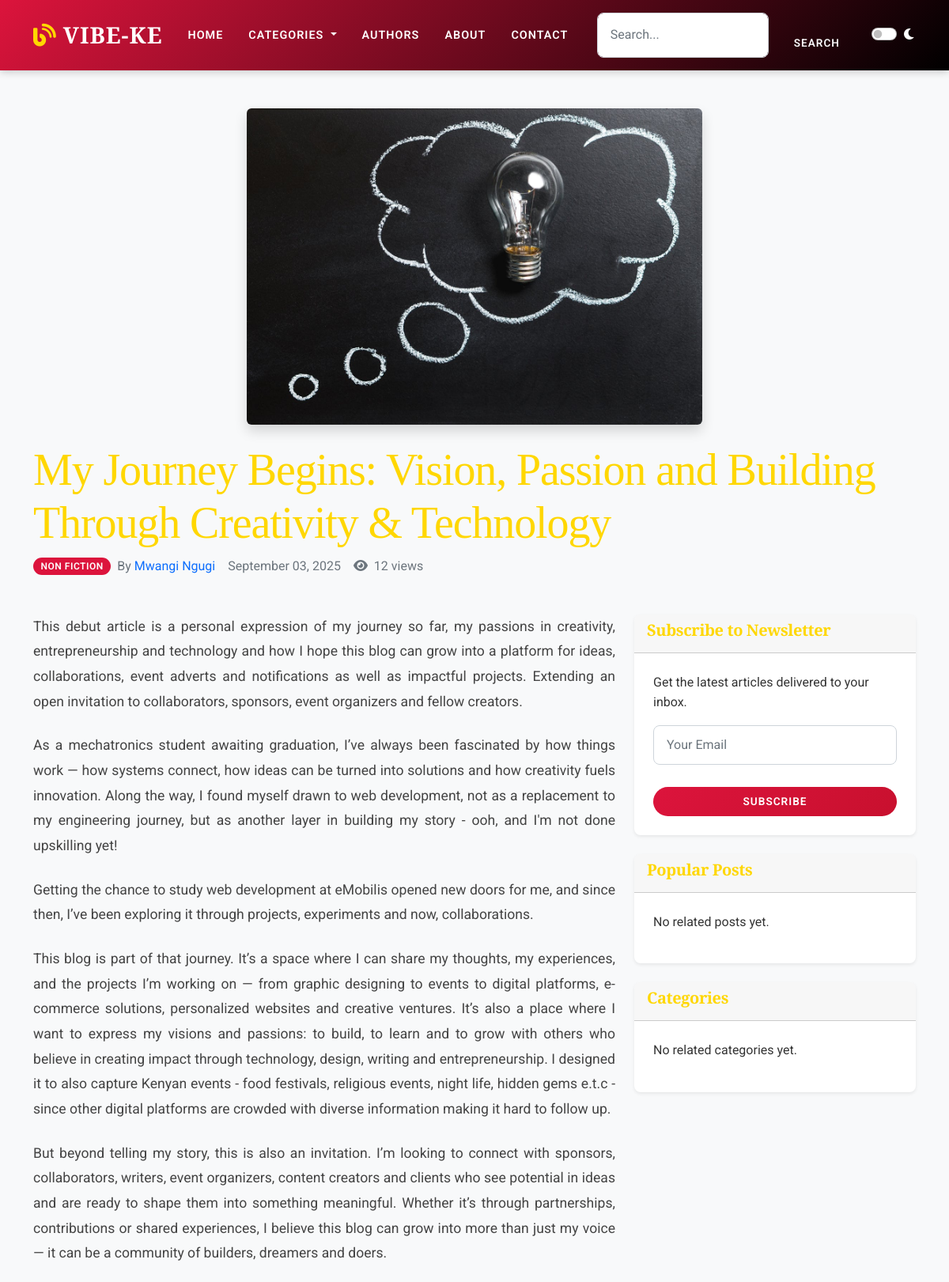
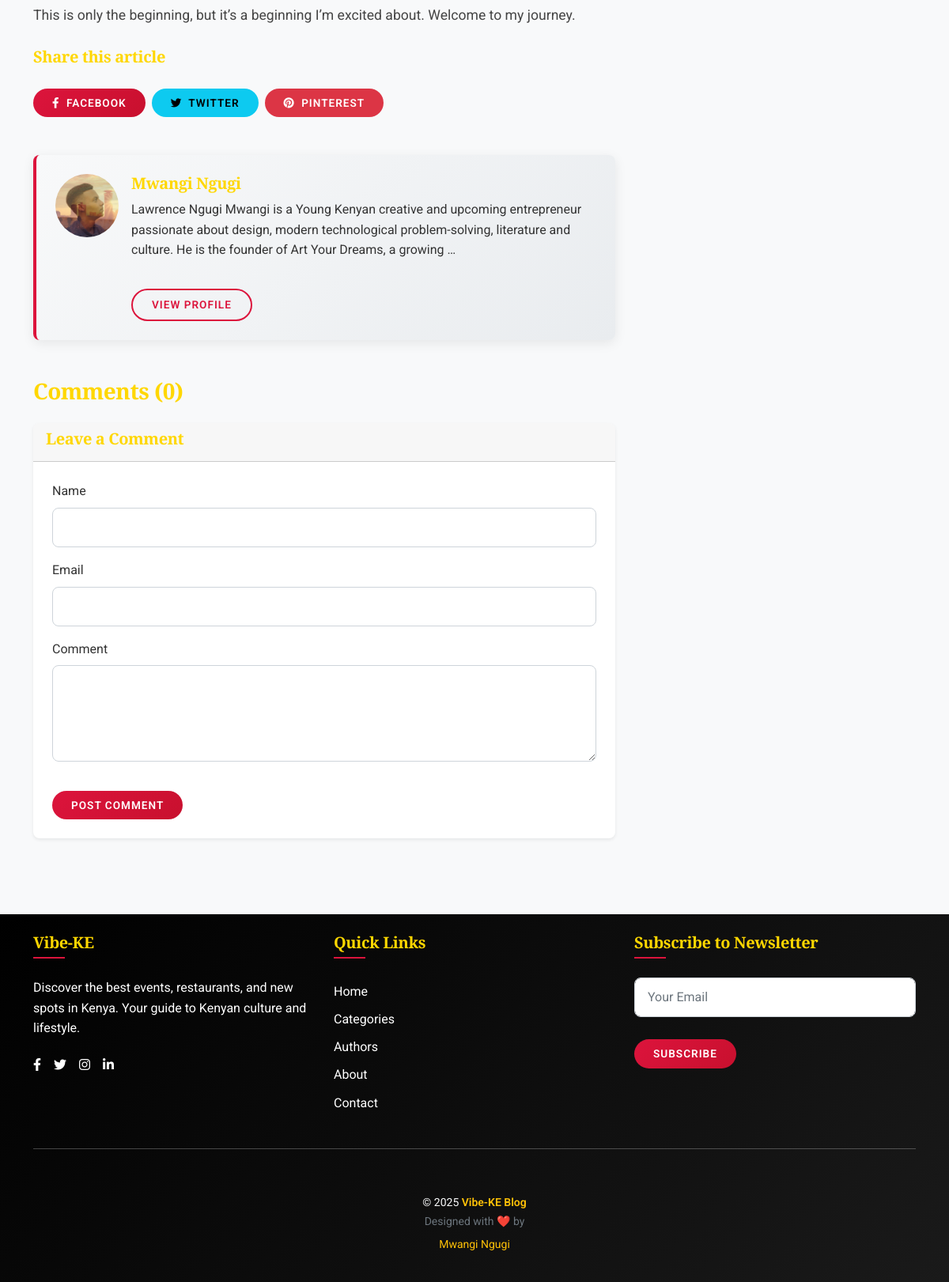
/article/vision-passion-and-building-through-creativity-technology/, run on the app's committed database (2 pictures, top to bottom).
### articles/models.py (models this page shows, shortened)
class Article(models.Model):
    title = models.CharField(max_length=200)
    slug = models.SlugField(max_length=200, unique=True, blank=True)
    excerpt = models.TextField(blank=True, help_text="Short summary of the article")
    content = models.TextField(help_text="Main content of the article")
    author = models.ForeignKey(Author, on_delete=models.CASCADE, related_name='articles')
    category = models.ForeignKey(Category, on_delete=models.CASCADE, related_name='articles')
    featured_image = models.ImageField(upload_to='articles/images/', blank=True, null=True)
    is_featured = models.BooleanField(default=False, help_text="Is this a featured article?")
    is_published = models.BooleanField(default=False, help_text="Is this article published?")
    published_date = models.DateTimeField(blank=True, null=True, help_text="Date when published")
    created_date = models.DateTimeField(auto_now_add=True)
    updated_date = models.DateTimeField(auto_now=True)
    view_count = models.PositiveIntegerField(default=0, help_text="Number of views")
    class Meta:
        ordering = ['-created_date']
        verbose_name_plural = "Articles"
    def save(self, *args, **kwargs):
        if not self.slug:
            self.slug = slugify(self.title)
        super().save(*args, **kwargs)
    def get_related_articles(self, count=3):
        return Article.objects.filter(
            category=self.category,
            is_published=True
        ).exclude(id=self.id)[:count]

### categories/models.py (models this page shows, shortened)
class Category(models.Model):
    name = models.CharField(max_length=100, unique=True)
    slug = models.SlugField(max_length=100, unique=True, blank=True)
    description = models.TextField(blank=True, help_text="Description of the category")
    icon = models.CharField(max_length=50, blank=True, help_text="Icon class for UI representation (e.g., fas fa-utensils)")
    order = models.IntegerField(default=0, help_text="Display order (lower numbers first)")
    is_active = models.BooleanField(default=True)
    created_date = models.DateTimeField(auto_now_add=True)
    updated_date = models.DateTimeField(auto_now=True)
    class Meta:
        verbose_name_plural = "Categories"
        ordering = ['order', 'name']

### authors/models.py (models this page shows, shortened)
class Author(AbstractUser):
    bio = models.TextField(blank=True, help_text="Author's biography")
    profile_image = models.ImageField(upload_to='authors/profiles/', blank=True, null=True)
    date_joined = models.DateTimeField(auto_now_add=True)
    is_active = models.BooleanField(default=True)
    def get_absolute_url(self):
        return reverse('authors:author_detail', kwargs={'pk': self.pk})

### articles/views.py (the view)
# urls.py: path('article/<slug:slug>/', views.article_detail, name='article_detail'),
def article_detail(request, slug):
    article = get_object_or_404(Article, slug=slug, is_published=True)
    related_articles = article.get_related_articles()
    article.view_count += 1
    article.save(update_fields=['view_count'])
    x_forwarded_for = request.META.get('HTTP_X_FORWARDED_FOR')
    if x_forwarded_for:
        ip_address = x_forwarded_for.split(',')[0]
    else:
        ip_address = request.META.get('REMOTE_ADDR')
    user_agent = request.META.get('HTTP_USER_AGENT', '')
    ArticleView.objects.create(
        article=article,
        ip_address=ip_address,
        user_agent=user_agent
    )
    approved_comments = article.comments.filter(is_approved=True)
    approved_comments_count = approved_comments.count()
    popular_posts = (
        article.category.articles.filter(is_published=True)
        .exclude(id=article.id)[:3]  # Exclude current article, limit 3
    )
    context = {
        'article': article,
        'related_articles': related_articles,
        'approved_comments': approved_comments,
        'approved_comments_count': approved_comments_count,
        'popular_posts': popular_posts,
    }
    return render(request, "articles/article_detail.html", context)

### templates/articles/article_detail.html (shortened to what this page needs)
{% extends 'base.html' %}  {% block content %}
<article class="py-5">
  <div class="container">
    <header class="mb-5">
      {% if article.featured_image %}
      <div class="text-center mb-4">
        <img
          src="{{ article.featured_image.url }}"
          class="img-fluid rounded shadow"
          alt="{{ article.title }}"
          style="max-height: 400px; object-fit: cover"
        />
      </div>
      {% endif %}
      <h1 class="display-4">{{ article.title }}</h1>
      <div class="d-flex flex-wrap align-items-center text-muted mb-3">
        <span class="badge bg-primary me-2">{{ article.category.name }}</span>
        <span class="me-3"
          >By
          <a href="{{ article.author.get_absolute_url }}"
            >{{ article.author.get_full_name }}</a
          ></span
        >
        <span class="me-3">{{ article.published_date|date:"F d, Y" }}</span>
        <span
          ><i class="fas fa-eye me-1"></i> {{ article.view_count }} views</span
        >
      </div>
    </header>
    <div class="row">
      <div class="col-lg-8">
        <div class="article-content">{{ article.excerpt|linebreaks }}</div>
        <div class="article-content">{{ article.content|linebreaks }}</div>
        <div class="mt-4">
          <h5>Share this article</h5>
          <div class="d-flex">
            <a href="#" class="btn btn-primary me-2"
              ><i class="fab fa-facebook-f me-1"></i> Facebook</a
            >
            <a href="#" class="btn btn-info me-2"
              ><i class="fab fa-twitter me-1"></i> Twitter</a
            >
            <a href="#" class="btn btn-danger"
              ><i class="fab fa-pinterest me-1"></i> Pinterest</a
            >
          </div>
        </div>
        <div class="card my-5 author-bio-card">
          <div class="card-body">
            <div class="d-flex">
              {% if article.author.profile_image %}
              <img
                src="{{ article.author.profile_image.url }}"
                class="rounded-circle me-3"
                alt="{{ article.author.get_full_name }}"
                style="width: 80px; height: 80px; object-fit: cover"
              />
              {% endif %}
              <div>
                <h5 class="card-title">{{ article.author.get_full_name }}</h5>
                <p class="card-text">
                  {{ article.author.bio|truncatewords:30 }}
                </p>
                <a
                  href="{{ article.author.get_absolute_url }}"
                  class="btn btn-outline-primary btn-sm"
                  >View Profile</a
                >
              </div>
            </div>
          </div>
        </div>
        <div id="comments" class="my-5">
          <h3>Comments ({{ approved_comments_count }})</h3>
          <div class="card mt-4 shadow-sm">
            <div class="card-header">
              <h5>Leave a Comment</h5>
            </div>
            <div class="card-body">
              <form
                action="{% url 'comments:add_comment' article.slug %}"
                method="post"
              >
                <div class="mb-3">
                  <label for="name" class="form-label">Name</label>
                  <input
                    type="text"
                    class="form-control"
                    id="name"
                    name="name"
                    required
                  />
                </div>
                <div class="mb-3">
                  <label for="email" class="form-label">Email</label>
                  <input
                    type="email"
                    class="form-control"
                    id="email"
                    name="email"
                    required
                  />
                </div>
                <div class="mb-3">
                  <label for="content" class="form-label">Comment</label>
                  <textarea
                    class="form-control"
                    id="content"
                    name="content"
                    rows="4"
                    required
                  ></textarea>
                </div>
                <button type="submit" class="btn btn-primary">
                  Post Comment
                </button>
              </form>
            </div>
          </div>
        </div>
      </div>
      <div class="col-lg-4">
        <div class="sticky-top" style="top: 100px">
          <div class="card mb-4 shadow-sm">
            <div class="card-header">
              <h5>Subscribe to Newsletter</h5>
            </div>
            <div class="card-body">
              <p>Get the latest articles delivered to your inbox.</p>
              <form action="{% url 'newsletter:subscribe' %}" method="post">
                <div class="mb-2">
                  <input
                    type="email"
                    name="email"
                    class="form-control"
                    placeholder="Your Email"
                    required
                  />
                </div>
                <button type="submit" class="btn btn-primary w-100">
                  Subscribe
                </button>
              </form>
            </div>
          </div>
          <div class="card mb-4 shadow-sm">
            <div class="card-header">
              <h5>Popular Posts</h5>
            </div>
            <div class="card-body">
              {% for popular_article in popular_posts %}
              <div class="d-flex mb-3">
                {% if popular_article.featured_image %}
                <img
                  src="{{ popular_article.featured_image.url }}"
                  class="me-2"
                  alt="{{ popular_article.title }}"
                  style="width: 60px; height: 60px; object-fit: cover"
                />
                {% endif %}
                <div>
                  <h6 class="mb-0">
                    <a href="{{ popular_article.get_absolute_url }}"
                      >{{ popular_article.title|truncatewords:6 }}</a
                    >
                  </h6>
                  <small class="text-muted"
                    >{{ popular_article.published_date|date:"M d, Y" }}</small
                  >
                </div>
              </div>
              {% empty %}
              <p>No related posts yet.</p>
              {% endfor %}
            </div>
          </div>
          <div class="card shadow-sm">
            <div class="card-header">
              <h5>Categories</h5>
            </div>
            <div class="card-body">
              <div class="d-flex flex-wrap">
                {% for category in categories %}
                <a
                  href="{{ category.get_absolute_url }}"
                  class="btn btn-outline-primary btn-sm m-1"
                  >{{ category.name }}</a
                >
                {% empty %}
                <p>No related categories yet.</p>
                {% endfor %}
              </div>
            </div>
          </div>
        </div>
      </div>
    </div>
  </div>
</article>
{% endblock %}

### blog/static/css/custom/style.css (style rules this page uses)
:root { --kenyan-red: #dc143c; --kenyan-green: #006400; --kenyan-black: #000000; --kenyan-white: #ffffff; --kenyan-beige: #f5deb3; --kenyan-brown: #8b4513; --kenyan-gold: #ffd700; }
body { font-family: "Roboto", "Helvetica Neue", Arial, sans-serif; line-height: 1.6; background-color: #f8f9fa; color: #333; }
a { text-decoration: none; }
h1, h2, h3, h4, h5, h6 { font-family: "Playfair Display", "Georgia", serif; font-weight: 700; color: var(--kenyan-gold); letter-spacing: -0.02em; }
h1, h2 { color: var(--kenyan-gold) !important; }
.card { transition: all 0.4s cubic-bezier(0.175, 0.885, 0.32, 1.275); border: none; background: #fff; border-radius: 8px; box-shadow: 0 4px 15px rgba(0, 0, 0, 0.08); overflow: hidden; margin-bottom: 1.5rem; }
.card-body { padding: 1.5rem; }
.btn { font-weight: 600; border-radius: 50px; padding: 0.5rem 1.5rem; text-transform: uppercase; letter-spacing: 1px; font-size: 0.85rem; transition: all 0.3s ease; border: none; margin-top: 1.5em; box-shadow: none; }
.btn-primary { background: linear-gradient(135deg, var(--kenyan-red) 0%, #c8102e 100%); color: white; z-index: 1000; }
.btn-outline-primary { border: 2px solid var(--kenyan-red); color: var(--kenyan-red); --bs-btn-hover-border-color: transparent; --bs-btn-active-border-color: transparent; --bs-btn-active-bg: var(--kenyan-gold); }
.article-content { font-size: 1.1rem; line-height: 1.8; color: #444; }
.article-content p { margin-bottom: 1.5rem; text-align: justify; }
.author-bio-card { background: linear-gradient(135deg, #f8f9fa 0%, #e9ecef 100%); border-left: 4px solid var(--kenyan-red); }
.form-control { border-radius: 8px; padding: 0.75rem 1rem; border: 1px solid #ced4da; transition: all 0.3s ease; }
.badge { font-weight: 600; border-radius: 50px; padding: 0.4em 0.8em; text-transform: uppercase; letter-spacing: 0.5px; font-size: 0.75rem; }
.badge.bg-primary { background-color: var(--kenyan-red) !important; }
.bg-primary { background-color: var(--kenyan-red) !important; }

### blog/static/css/custom/dark-mode.css (style rules this page uses)
:root { --dark-bg: #121212; --dark-card-bg: #1e1e1e; --dark-text: #e0e0e0; --dark-text-secondary: #b0b0b0; --dark-border: #333; --dark-primary: #fda10d; --dark-primary-hover: #fda10d; }

### data on the page
Article: featured_image (picture), title "My Journey Begins: Vision, Passion and Building Through Creativity & Technology", category.name "NON FICTION", author.get_full_name "Mwangi Ngugi", published_date "September 03, 2025", view_count "12", excerpt "This debut article is a personal expression of my journey so far, my passions in creativity, entrepreneurship and technology and how I hope this blog can grow into a platform for ideas, collaborations, event adverts and notifications as well as impactful projects. Extending an open invitation to collaborators, sponsors, event organizers and fellow creators.", content "As a mechatronics student awaiting graduation, I’ve always been fascinated by how things work — how systems connect, how ideas can be turned into solutions and how creativity fuels innovation. Along the way, I found myself drawn to web development, not as a replacement to my engineering journey, but as another layer in building my story - ooh, and I'm not done upskilling yet! Getting the chance to study web development at eMobilis opened new doors for me, and since then, I’ve been exploring it through projects, experiments and now, collaborations. This blog is part of that journey. It’s a space where I can share my thoughts, my experiences, and the projects I’m working on — from graphic…", author.profile_image (placeholder picture), author.bio "Lawrence Ngugi Mwangi is a Young Kenyan creative and upcoming entrepreneur passionate about design, modern technological problem-solving, literature and culture. He is the founder of Art Your Dreams, a growing …"

### other printed values
{{ approved_comments_count }} "0"
